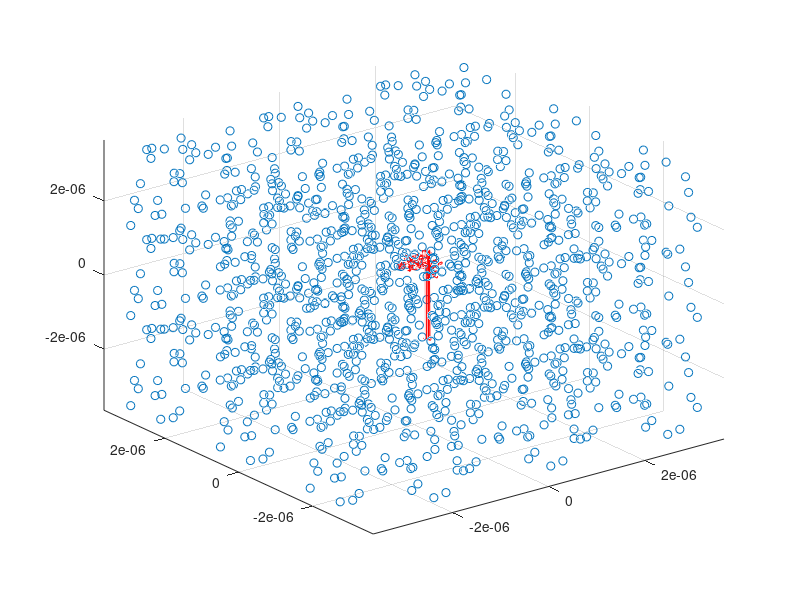

MATLAB code for this plot: (Note: this script raises an error after producing the figure.)
clc
clear

% Physical parameters
diffusion = 4.24*10^(-10); % 3*10^(-9); % m^2/s
B_eq = 0.16; % T
volume_fraction = 3.14*10^(-6); 
echo_time2 = 1*10^(-3); % s

% Simulation parameters
nAggregate = 50; % per cube
nCube = 3*3*3;
nFerritinPA = 1; % per aggregate
nFerritin = nFerritinPA * nAggregate; % per cube
nProton = 1000;
time_step = 1*10^(-6); % s
N = 500; % echo_time2/time_step;
nGrid = 200;

% Calculated parameters
radius_ferritin = 6*10^(-9); % m
volume_ferritin = (4/3) * pi * (radius_ferritin)^3; % m^3
volume_cube = volume_ferritin * nFerritin / volume_fraction; % m^3
length_cube = nthroot(volume_cube,3); % m
rmsDisplacement = sqrt(6*diffusion*time_step);

% Aggregate parameters
radius_aggregate = radius_ferritin;

% Aggregate distribution
position_aggregate_cube = (rand(nAggregate,3)-1/2).* (length_cube-2*radius_aggregate);
position_ferritin_cube = position_aggregate_cube;
cubes = zeros(3,3,3,3);
cubes(1,:,:,1) = 1; cubes(3,:,:,1) = -1;
cubes(:,1,:,2) = 1; cubes(:,3,:,2) = -1;
cubes(:,:,1,3) = 1; cubes(:,:,3,3) = -1;
cubes = reshape(cubes,nCube,3);
cubes = repmat(cubes,nFerritin,1);

for i = 1:nFerritin
    position_ferritin((i-1)*nCube+1:i*nCube,:) = repmat(position_ferritin_cube(i,:),nCube,1);
end

position_ferritin = position_ferritin + cubes .* length_cube;

scatter3(position_ferritin(:,1),position_ferritin(:,2),position_ferritin(:,3),'b.');
axis([-length_cube*3/2 length_cube*3/2 -length_cube*3/2 length_cube*3/2 -length_cube*3/2 length_cube*3/2]);

% Random proton intial position
position_proton = zeros(3,N+1);
distance_ferritin = zeros(nFerritin*27,N+1);
while distance_ferritin(:,1) < radius_ferritin % not penetrating
    position_proton(:,1) = (rand(3,1)-1/2).* length_cube;
    distance_ferritin(:,1) = sqrt((position_proton(1,1) - position_ferritin(:,1)).^2+...
            (position_proton(2,1) - position_ferritin(:,2)).^2+...
            (position_proton(3,1) - position_ferritin(:,3)).^2);
end

% Random Walk
random_step = zeros(3,N);

for n = 2:N+1
    while distance_ferritin(:,n) < radius_ferritin % not penetrating
        theta = rand * 2 * pi;
        phi = rand * pi;
        r = rmsDisplacement;
        random_step(1,n-1) = r.*sin(theta).*cos(phi);
        random_step(2,n-1) = r.*sin(theta).*sin(phi);
        random_step(3,n-1) = r.*cos(theta);
        position_proton(:,n) = position_proton(:,n-1) + random_step(:,n-1);
        
        % Periodic Boundary Conditions
        if position_proton(1,n) < - length_cube / 2
            position_proton(1,n) = position_proton(1,n) + length_cube;
        elseif position_proton(1,n) >  length_cube / 2
            position_proton(1,n) = position_proton(1,n) - length_cube;
        end
        
        if position_proton(2,n) < - length_cube / 2
            position_proton(2,n) = position_proton(2,n) + length_cube;
        elseif position_proton(2,n) >  length_cube / 2
            position_proton(2,n) = position_proton(2,n) - length_cube;
        end
        
        if position_proton(3,n) < - length_cube / 2
            position_proton(3,n) = position_proton(3,n) + length_cube;
        elseif position_proton(3,n) >  length_cube / 2
            position_proton(3,n) = position_proton(3,n) - length_cube;
        end
        
        distance_ferritin(:,n) = sqrt((position_proton(1,n)-position_ferritin(:,1)).^2+...
                (position_proton(2,n)-position_ferritin(:,2)).^2+...
                (position_proton(3,n)-position_ferritin(:,3)).^2);
    end
end

hold on
plot3(position_proton(1,:),position_proton(2,:),position_proton(3,:),'r-')
hold off

% Calculate grid magnetic field
grid_magfield = grid_magnetic(nGrid, B_eq, radius_ferritin, length_cube, position_ferritin_cube);
% grid_magfield = grid_magnetic(nGrid, B_eq, radius_ferritin, length_cube, position_ferritin);
% grid_magfield_peripheral = grid_magfield - grid_magnetic(nGrid, B_eq, radius_ferritin, length_cube, position_ferritin_cube);
